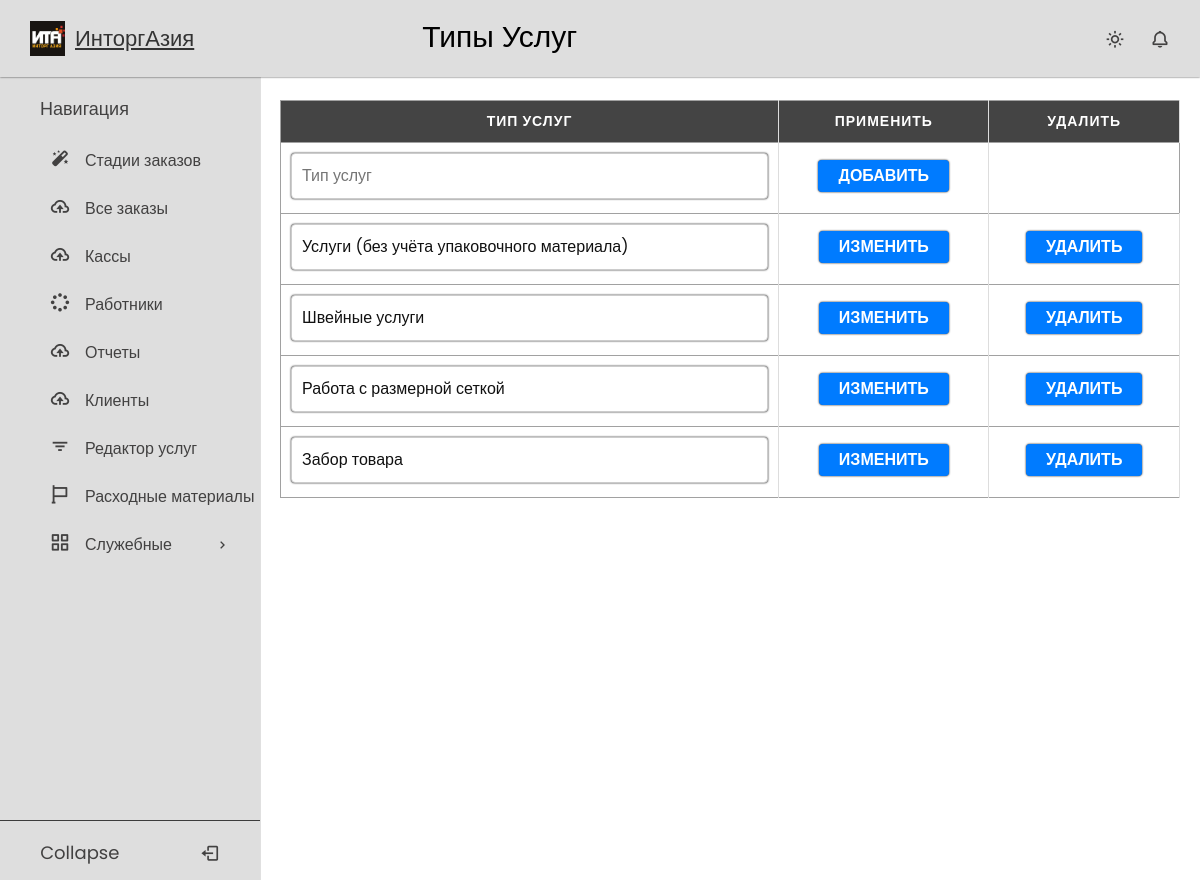
Page /service/type/list/ (signed in) on the committed database.
### crm_app/models.py (models this page shows, shortened)
class ServiceType(models.Model):
    type = models.CharField(max_length=50)

### crm_app/views.py (the view)
# urls.py: path('service/type/list/', ServiceTypeListView.as_view(), name='service_type_list'),
class ServiceTypeListView(LockedView, ListView):
    model = ServiceType
    template_name = 'crmapp/service_types.html'
    success_url = '/service/type/list/'

### users/permissions.py (called while the page is built)
    def test_func(self):
        return self.request.user.user_type == UserType.WORKER

### templates/crmapp/service_types.html (shortened to what this page needs)
{% extends 'base.html' %}
{% load static %}
{% block css %}
    <link rel="stylesheet" href="{% static 'css/tables.css' %}">
{% endblock %}
{% block page_title %}
Типы Услуг
{% endblock %}
{% block content %}
<div class="table-container">
<table>
    <thead>
        <tr>
            <th data-label="Тип услуг">Тип услуг</th>
            <th data-label="Применить">Применить</th>
            <th data-label="Удалить">Удалить</th>
        </tr>
    </thead>
    <tbody>
        <tr>
            <form action="{% url 'service_type_create' %}" method="post">
            <td data-label="Тип услуг"><label>
                <input type="text" name="type" placeholder="Тип услуг">
            </label></td>
            <td data-label="Применить"><input type="submit" value="Добавить"></td>
            </form>
        </tr>
        {% for object in object_list %}
                    <tr>
            <form action="{% url 'service_type_update' object.id %}" method="post">
            <td data-label="Тип услуг"><label>
                <input type="text" name="type" value="{{ object.type }}" placeholder="Тип услуг">
            </label></td>
            <td data-label="Применить"><input type="submit" value="Изменить"></td>
            </form>
            <td>
            <form action="{% url 'service_type_delete' object.id %}" method="post">
                <input type="submit" value="Удалить">
            </form>
            </td>
        </tr>
        {% endfor %}
    </tbody>
</table>
</div>
{% endblock %}

### static/css/null.css (style rules this page uses)
*, *::before, *::after { box-sizing: border-box; }
body, h1, h2, h3, h4, p, ul[class], ol[class], li, figure, figcaption, blockquote, dl, dd { list-style-type: none; margin: 0; }
body { min-height: 100vh; scroll-behavior: smooth; text-rendering: optimizeSpeed; line-height: 1.5; }
input, button, textarea, select { font: inherit; }

### static/css/sidebar.css (style rules this page uses)
* { margin: 0; padding: 0; box-sizing: border-box; font-family: "Poppins", sans-serif; }
:root { --white-color: #dedede; --blue-color: #1655ff; --grey-color: #424141; --grey-color-light: rgba(0, 0, 0, 0.73); }
body { background-color: #ffffff; transition: all 0.5s ease; }

### static/css/style.css (style rules this page uses)
input[type="text"], input[type="password"], select, input[type="email"] { margin-bottom: 4px; padding: 10px; border: 1px solid #ccc; border-radius: 4px; font-size: 16px; color: #111; box-shadow: 0 0 2px black; }
input[type="submit"] { margin-bottom: 4px; padding: 4px 20px; background-color: #007bff; color: #fff; border: none; border-radius: 4px; font-size: 16px; font-weight: bold; text-transform: uppercase; transition: background-color 0.3s ease; cursor: pointer; box-shadow:0 0 2px black; }

### static/css/tables.css (style rules this page uses)
.table-container { max-width: 100%; overflow: auto; }
table { border: 1px solid #ccc; width: 100%; margin:0; padding:0; border-collapse: collapse; border-spacing: 0; }
table tr { border: 1px solid #a1a1a1; padding: 5px; }
table th, table td { padding: 10px; text-align: center; border-right: 1px solid #ddd; }
table th { color: #fff; background-color: #444; text-transform: uppercase; font-size: 14px; letter-spacing: 1px; }

### templates/crmapp/service_types.html (style rules this page uses)
input[type="text"] { width: 100%; }

### rows in the picture
ServiceType: type "Услуги (без учёта упаковочного материала)"
ServiceType: type "Швейные услуги"
ServiceType: type "Работа с размерной сеткой"
ServiceType: type "Забор товара"
